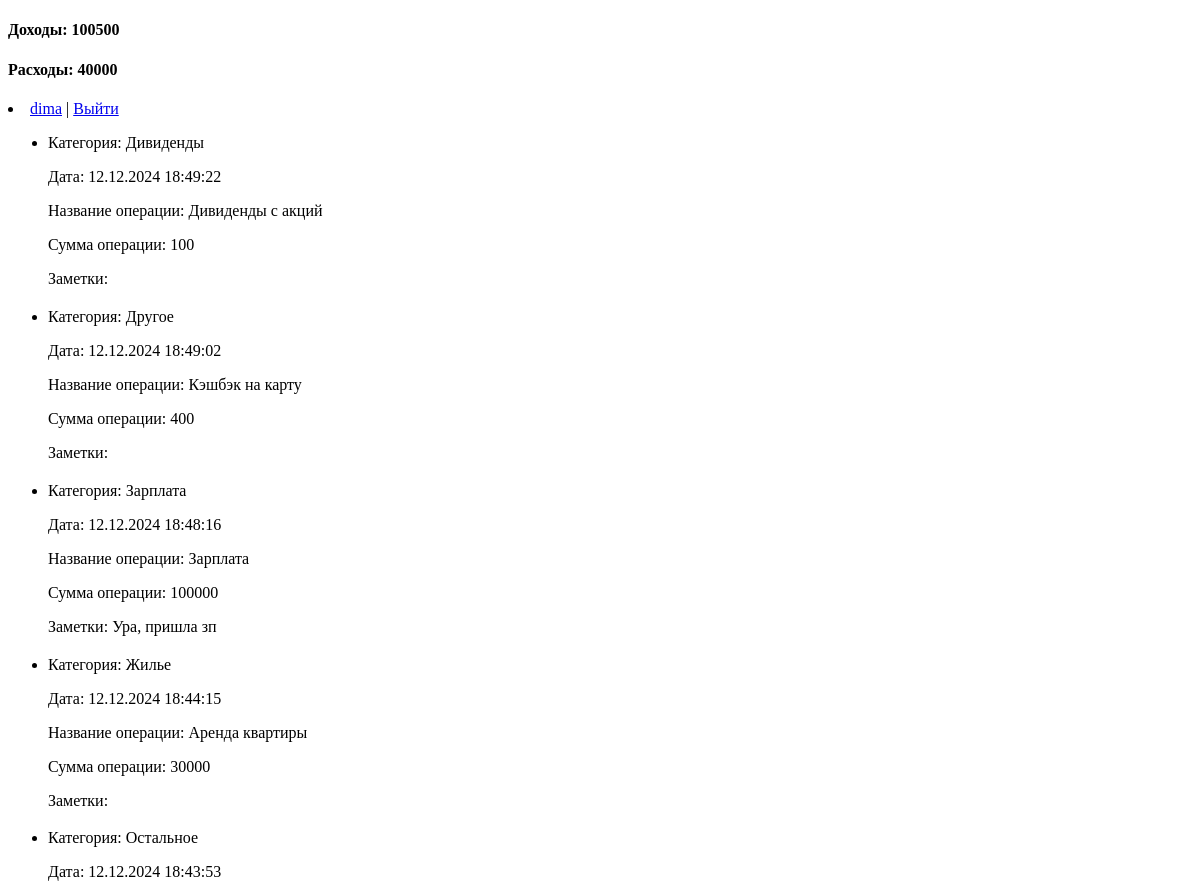
Before: /operations/ (signed in, upper part) with the older database file.
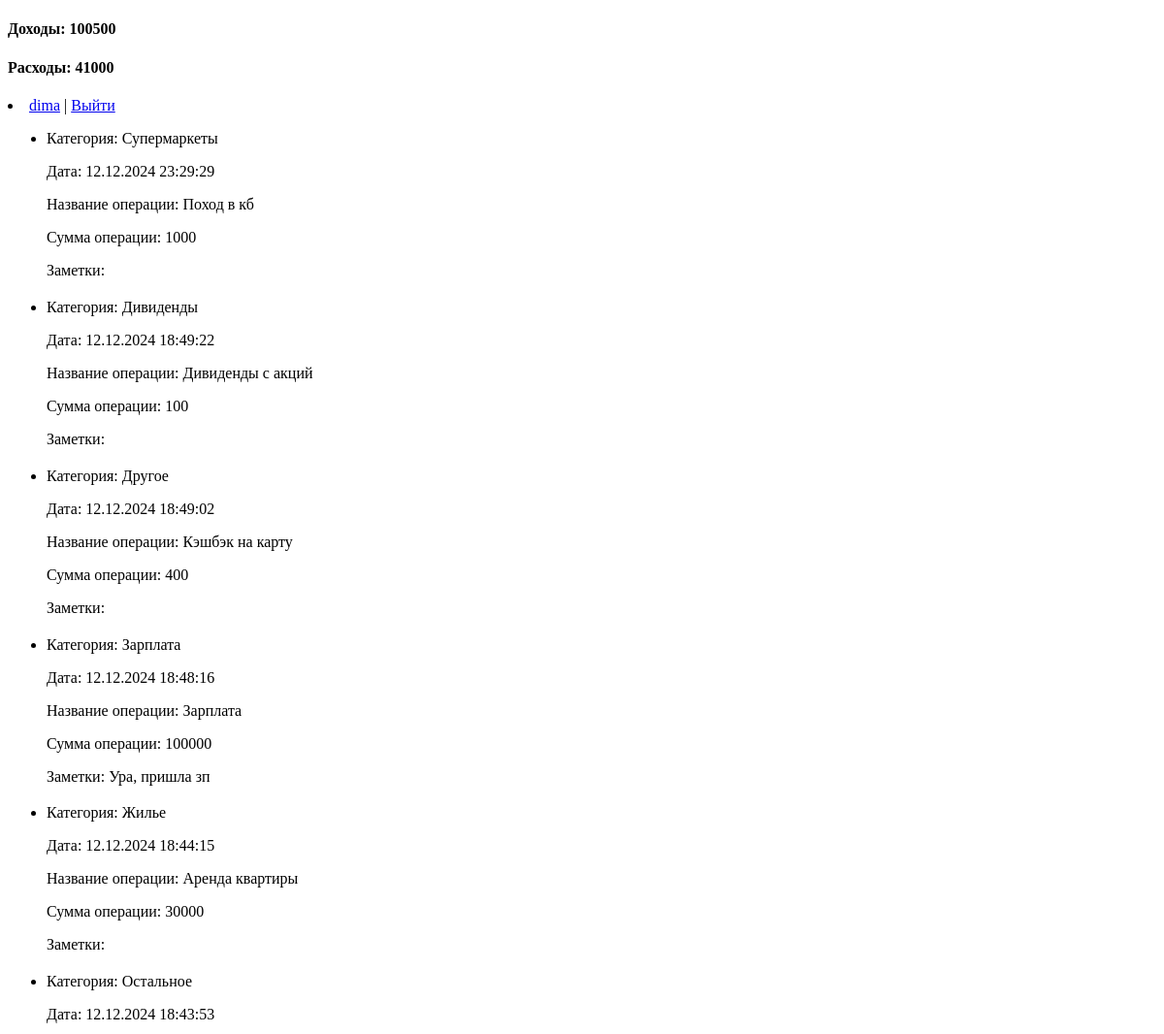
After: the same page with the newer database file.
### finance_site/models.py (models this page shows, shortened)
class Finance_site(models.Model):
    class Type(models.TextChoices):
        INCOME = '0', 'Доход'
        EXPENSES = '1', 'Расход'
    operation_type = models.CharField(max_length=10, choices=Type.choices, default=1, verbose_name='Тип операции')
    cat = models.ForeignKey('Category', on_delete=models.PROTECT, related_name='posts', verbose_name='Категории', null=True)
    operation_name = models.CharField(max_length=255, verbose_name='Название операции')
    notes = models.TextField(blank=True, verbose_name='Заметки')
    amount = models.IntegerField(verbose_name='Сумма')
    author = models.ForeignKey('auth.user', on_delete=models.PROTECT, verbose_name='Автор', editable=False)
    time_create = models.DateTimeField(auto_now_add=True, verbose_name='Время создания')
    objects = models.Manager()
    class Meta:
        verbose_name = 'Операции'
        verbose_name_plural = "Операции"
        ordering = ['-time_create']
        indexes = [
            models.Index(fields=['-time_create'])
        ]

class Category(models.Model):
    name = models.CharField(max_length=100, db_index=True, verbose_name='Категория операции')
    type = models.BooleanField(verbose_name='Тип операции', default=1) # Если 1, то Траты, если 0, то доходы
    class Meta:
        verbose_name = 'Категории'
        verbose_name_plural = "Операции"
    def __str__(self):
        return self.name

### finance_site/views.py (the view)
# urls.py: path('operations/', views.Operations.as_view(), name='operations'),
class Operations(LoginRequiredMixin, ListView): # Класс который показывает все операции пользователя
    template_name = 'finance/operations.html'
    context_object_name = 'posts'
    def get_context_data(self, **kwargs):
        context = super().get_context_data(**kwargs)
        context['request'] = self.request
        context['expenses'] = Finance_site.objects.filter(operation_type=1, author__username=self.request.user.username).aggregate(Sum('amount'))
        context['income'] = Finance_site.objects.filter(operation_type=0, author__username=self.request.user.username).aggregate(Sum('amount'))
        return context
    def get_queryset(self):
        return Finance_site.objects.filter(author__username=self.request.user.username)

### finance_site/templates/finance/operations.html (shortened to what this page needs)
<!DOCTYPE html>
<html lang="en">
<head>
</head>
<body>
<h4>Доходы: {{income.amount__sum}}</h4>
<h4>Расходы: {{expenses.amount__sum}}</h4>
<form id="logoutForm" method="post" action="{% url 'users:logout' %}">
		<li class="last"> <a href="{% url 'users:profile' %}">{{user.username }}</a> | <a href="#" onclick="document.getElementById('logoutForm').submit(); return false;">Выйти</a></li>
	</form>
<ul class="list-articles">
	{% for p in posts %}
	<li><div class="article-panel">
		<p class="first">Категория: {{p.cat}}</p>
		<p class="last">Дата: {{p.time_create|date:"d.m.Y H:i:s"}}</p>
		<p>Название операции: {{p.operation_name}}</p>
		<p>Сумма операции: {{p.amount}}</p>
		<p>Заметки: {{p.notes}}</p>
	</div>
			</li>
	{% endfor %}
</ul>
</body>
</html>

Changed rows visible on the page:
added Finance_site: cat "Супермаркеты", time_create "12.12.2024 23:29:29", operation_name "Поход в кб", amount "1000"
Other visible differences:
{{ expenses.amount__sum }}: "40000" → "41000"
